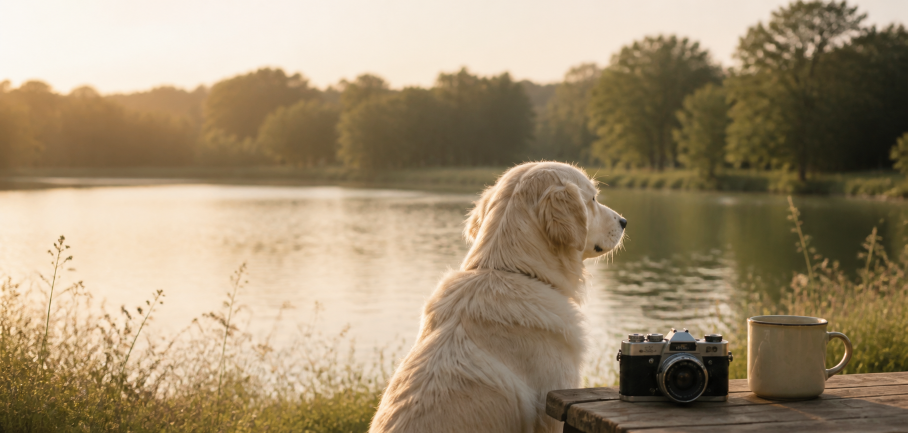
#> input picture assets/hero-lakeside.png, 1815 x 866 px (shown at 1/2 size)
$ python animate_shore_loop.py --input ../assets/hero-lakeside.png --output out.png
#> lines starting #> are read from the running program, lines starting #| are printed output that depends on the picture
"""Build a subtle, seamless shoreline cinemagraph from a single still image.

The sky, sun, horizon, and dry sand remain locked. Only the open water,
breakers, foam, wet shoreline, and reflected light receive small periodic
displacements. Frames are streamed directly into ffmpeg, so no temporary frame
sequence is left behind.
"""

from __future__ import annotations

import argparse
import math
import subprocess
from pathlib import Path

import numpy as np
from PIL import Image, ImageOps


def smoothstep(edge0: float, edge1: float, value: np.ndarray) -> np.ndarray:
    position = np.clip((value - edge0) / (edge1 - edge0), 0.0, 1.0)
    return position * position * (3.0 - 2.0 * position)


# [65 lines left out: functions bilinear_sample, render_frame, not called in this run]


def main() -> None:
    parser = argparse.ArgumentParser()
    parser.add_argument("--input", required=True, type=Path)
    parser.add_argument("--output", required=True, type=Path)
    parser.add_argument("--duration", type=float, default=8.0)
    parser.add_argument("--fps", type=int, default=24)
    parser.add_argument("--phase-offset-frames", type=int, default=1)
    args = parser.parse_args()

    width, height = 1280, 720
    frame_count = round(args.duration * args.fps)
    if frame_count < 2:
        raise ValueError("duration and fps must produce at least two frames")

    source_image = Image.open(args.input).convert("RGB")
#> source_image is the input picture: PIL image 1815x866 RGB; mean R, G, B 160.2, 142.3, 114.3
    source_image = ImageOps.fit(source_image, (width, height), method=Image.Resampling.LANCZOS)
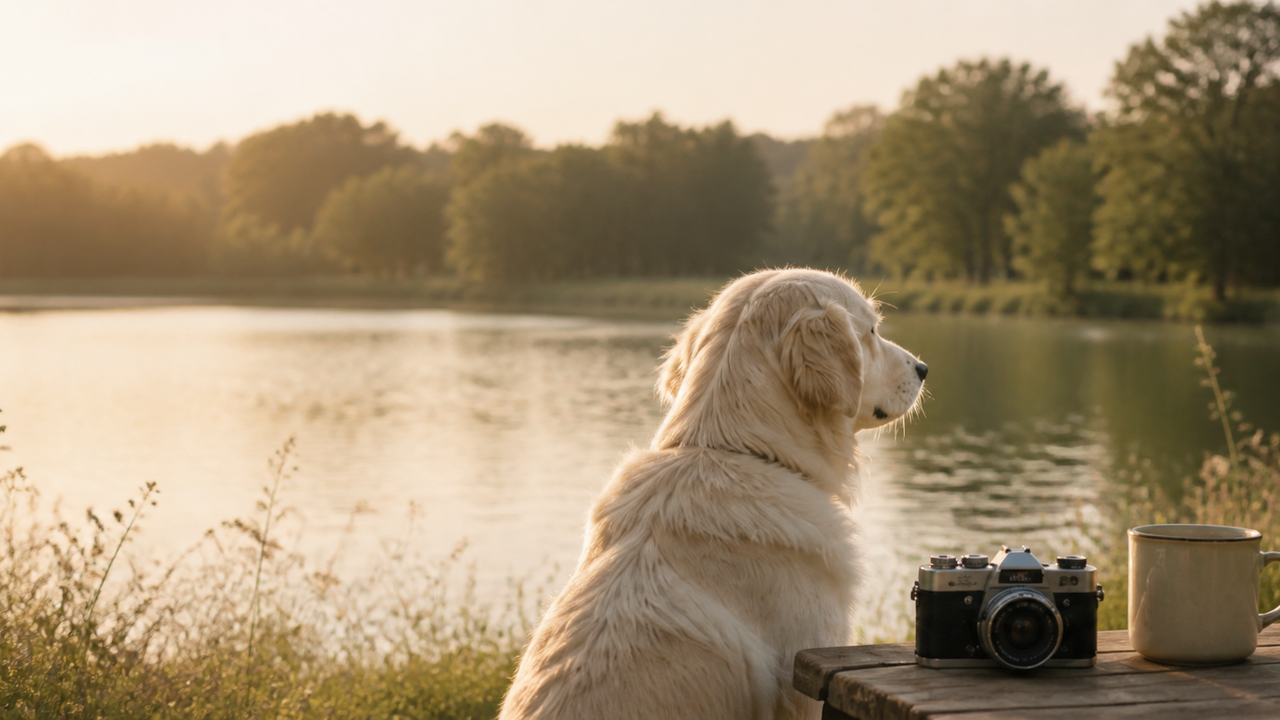
#> source_image: PIL image 1280x720 RGB; mean R, G, B 163.5, 145.5, 117.7
    source = np.asarray(source_image, dtype=np.float32)
    x_grid, y_grid = np.meshgrid(
        np.arange(width, dtype=np.float32),
        np.arange(height, dtype=np.float32),
    )

    args.output.parent.mkdir(parents=True, exist_ok=True)
    ffmpeg_command = [
        "ffmpeg",
        "-hide_banner",
        "-loglevel",
        "error",
        "-y",
        "-f",
        "rawvideo",
        "-pix_fmt",
        "rgb24",
        "-s:v",
        f"{width}x{height}",
        "-r",
        str(args.fps),
        "-i",
        "-",
        "-an",
        "-c:v",
        "libx264",
        "-preset",
        "slow",
        "-crf",
        "22",
        "-profile:v",
        "high",
        "-level",
        "4.0",
        "-pix_fmt",
        "yuv420p",
        "-g",
        str(args.fps * 2),
        "-keyint_min",
        str(args.fps * 2),
        "-sc_threshold",
        "0",
        "-force_key_frames",
        f"0,{(frame_count - 1) / args.fps:.6f}",
        "-movflags",
        "+faststart",
        str(args.output),
    ]

#> (the run stopped early here; a loop or call above may not have finished)
